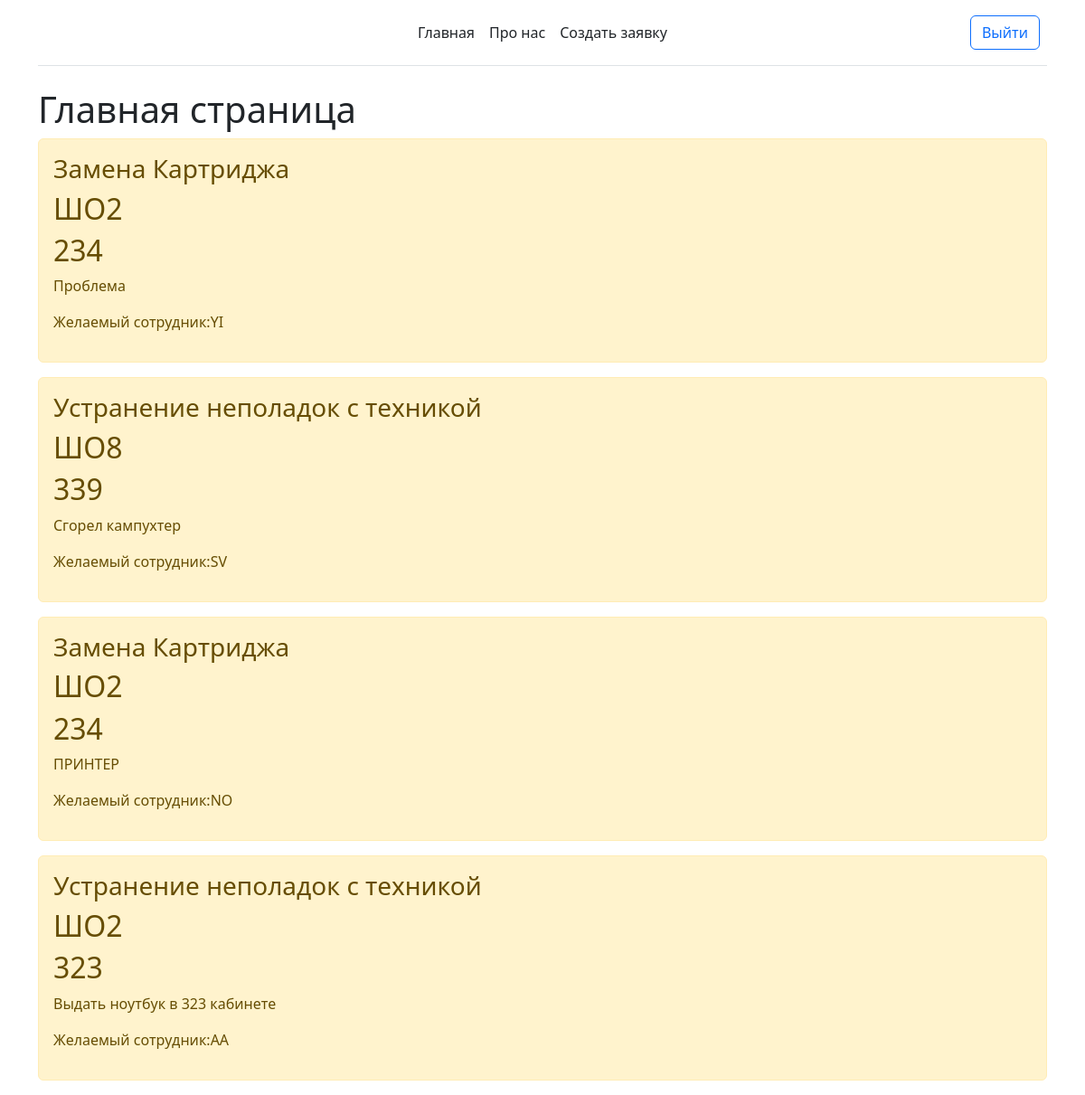
The app's page / (signed in) with its own data.
### main/models.py (models this page shows, shortened)
class Task(models.Model):
    kat = models.ForeignKey('Kategoria', on_delete=models.PROTECT)
    ADRESS = (
        ('ШО1', 'ШО1'),
        ('ШО2', 'ШО2'),
        ('ШО8', 'ШО8'),
        ('ШО16', 'ШО16'),
    )
    blank_choice = (('', 'Выберите корпус'),)
    adress = models.CharField('Корпус',max_length=4,choices=blank_choice + ADRESS)
    kabinet = models.IntegerField('Введите кабинет')
    task = models.TextField('Описание')
    SOTRUDNIK = (
        ('AA', 'Артем Андреевич'),
        ('YI', 'Ярослав Игоревич'),
        ('SV', 'Сергей Викторович'),
        ('NO', 'Никита Олегович'),
    )
    sotrudnik_choice = (('', 'Выберите сотрудника'),)
    sotrudnik = models.CharField('Сотрудник',max_length=2,choices=sotrudnik_choice + SOTRUDNIK)
    class Meta:
        verbose_name = 'Заявка'
        verbose_name_plural = 'Заявки'

class Kategoria(models.Model):
    kategoria = models.CharField('Категория',max_length=50,choices=settings.KATEGORIA, db_index=True)
    def __str__(self):
        return self.kategoria
    class Meta:
        verbose_name = 'Категория'
        verbose_name_plural = 'Категории'

### main/views.py (the view)
# urls.py: path('', views.index, name='home'),
def index(request):
    tasks = Task.objects.all()
    return render (request, 'main/index.html', {'title': 'Главная страница сайта', 'tasks': tasks})

### main/templates/main/index.html (shortened to what this page needs)
{% extends 'main/base.html' %}
{% block content %}
    <h1>Главная страница</h1>
{% if request.user.is_authenticated %}
    {% if tasks %}
        {% for element in tasks %}
        <div class="alert alert-warning mt-2">
            <h3>{{ element.kat }}</h3>
            <h2>{{element.adress}}</h2>
            <h2>{{element.kabinet}}</h2>
            <p>{{element.task}}</p>
            <p>Желаемый сотрудник:{{element.sotrudnik}}</p>
        </div>
        {% endfor %}
    {% else %}
        <p>У нас нет заявок!</p>
    {% endif %}
{% else %}
<p>Приветсвуем вас, на портале технической поддержки!</p>
<p>Вы не вошли в систему!</p>
{% endif %}
{% endblock %}

### records on screen
Task: kat "Замена Картриджа", adress "ШО2", kabinet "234", task "Проблема", sotrudnik "YI"
Task: kat "Устранение неполадок с техникой", adress "ШО8", kabinet "339", task "Сгорел кампухтер", sotrudnik "SV"
Task: kat "Замена Картриджа", adress "ШО2", kabinet "234", task "ПРИНТЕР", sotrudnik "NO"
Task: kat "Устранение неполадок с техникой", adress "ШО2", kabinet "323", task "Выдать ноутбук в 323 кабинете", sotrudnik "AA"
